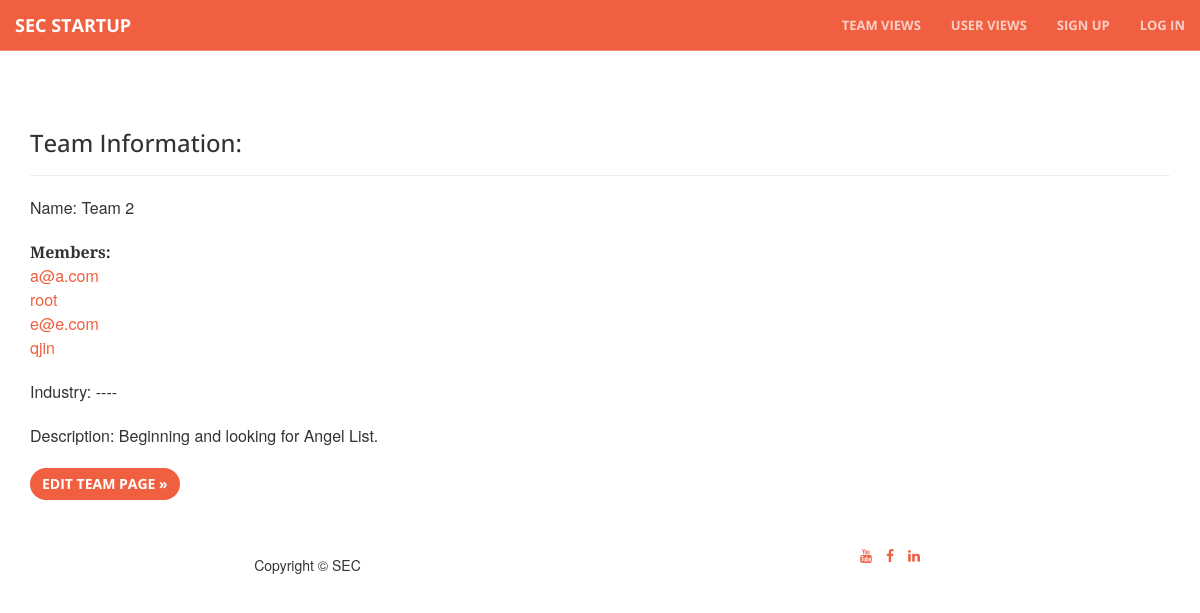
/team/2/detail/, run on an earlier commit of the app's database.
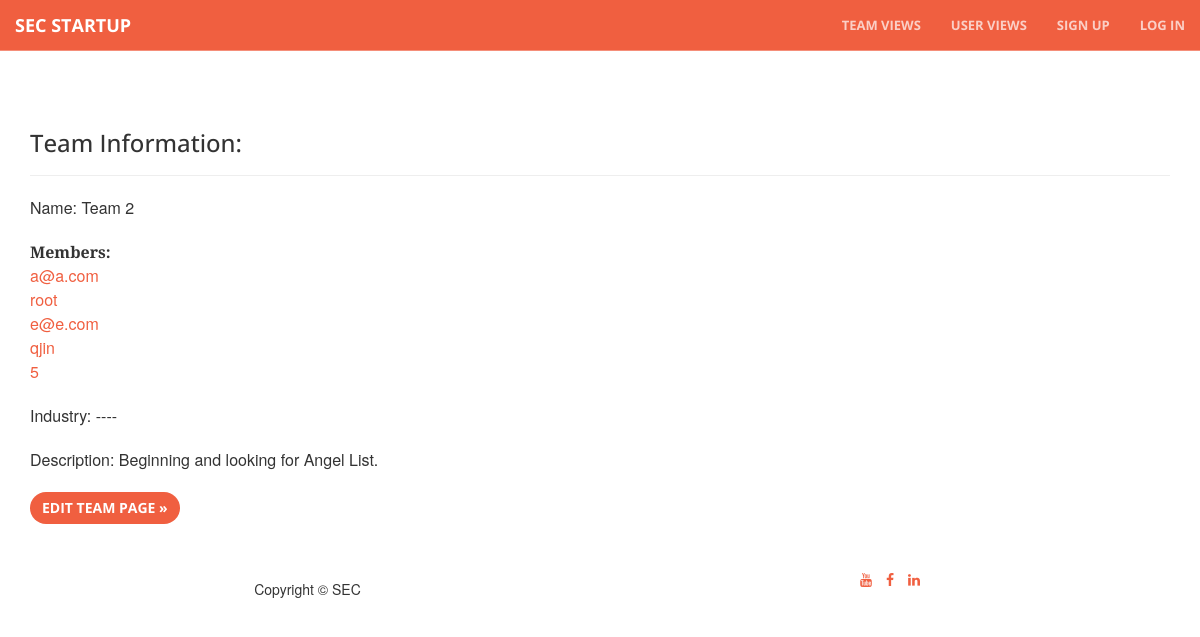
And on a later commit of the database.
### core/models.py (models this page shows, shortened)
class Profile(models.Model):
    members = models.ForeignKey(Team, null=True, blank=True)
    user = models.OneToOneField(User)
    name = models.CharField(max_length=100)
    email = models.EmailField(max_length=254)
    company = models.CharField(max_length=100, blank= True)
    skills = models.CharField(max_length=100, blank= True)
    industry = models.IntegerField(choices=INDUSTRY, null=True, blank=True)
    description = models.TextField(null=True, blank=True)
    created_at = models.DateTimeField(auto_now_add=True)
    image_file = models.ImageField(upload_to=upload_to_location, null=True, blank=True)

### core/views.py (the view)
# urls.py: url(r'team/(?P<pk>\d+)/detail/$', coreviews.TeamDetailView.as_view(), name='team_list'),
class TeamDetailView(DetailView):
    model = coremodels.Team
    template_name = 'team/detail.html'
    context_object_name = 'team'

### core/models.py (called while the page is built)
    def get_users(self):
        return self.profile_set.all()

### templates/team/detail.html (shortened to what this page needs)
{% extends "base/theme.html" %}
	{% block main_content %}
	<div class="row main-content">
 		<div class="col-md-2"></div>
	    <div class="container">
	      <div class="page-header">
	        <h3>Team Information:</h3>
	      </div>
	      <p>Name: {{ team.title}}</p>
            {% if team.get_users %}<p>
              <b>Members:
              </b>
              {% for profile in team.get_users %}
              <br>
                <a href="/profile/{{ profile.id }}/detail">{{ profile.user.username }}</a>
             {% endfor %}
            {% endif %}
            <p>Industry: {% if team.project_status %}
              {{ profile.get_project_status_display }}
            {% else %} ----
              {% endif %}</p>
            <p>Description: {% if team.description %}
              {{ team.description }}
            {% else %} ----
              {% endif %}</p>
	      </div>
	    </div>
	    <div class="container">
		    <p><a type="button" href="{% url 'team_update' pk=team.id %}" class="btn btn-primary">Edit Team Page &raquo;</a></p>
	    </div>
{% endblock %}

What changed in the data, as far as the page shows it:
added Profile: user.username "5"
